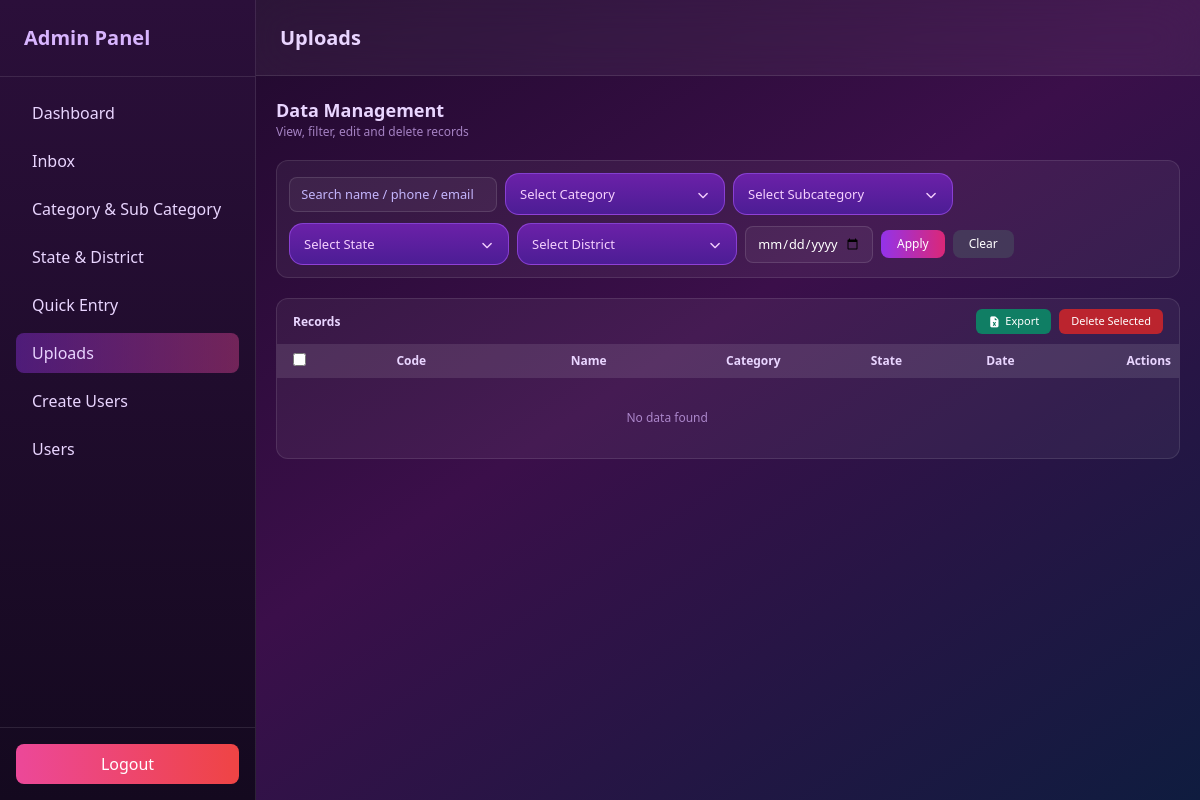
The page /list/ (signed in) on the database as committed earlier.
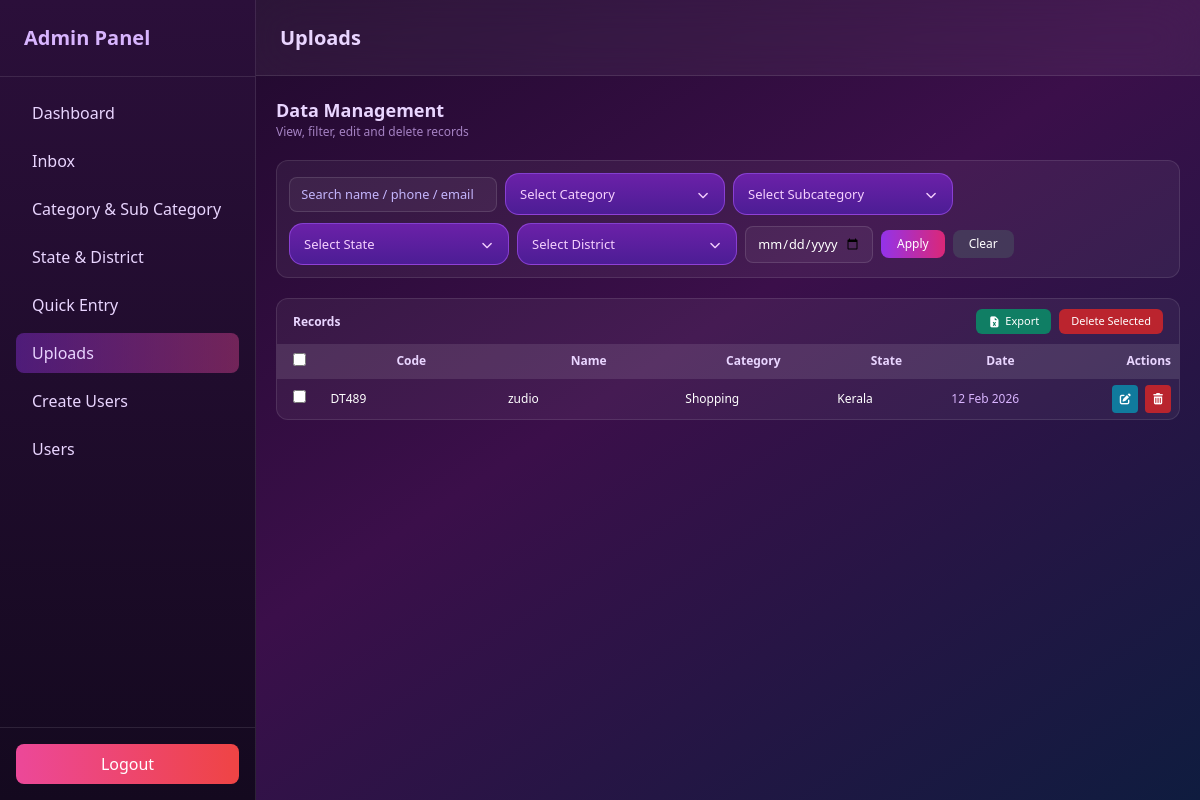
The same page on the database as committed later.
### data/models.py (models this page shows, shortened)
class Data(models.Model):
    id = models.CharField(
        max_length=5,
        primary_key=True,
        editable=False
    )
    name = models.CharField(max_length=100)
    category = models.ForeignKey(Category, on_delete=models.CASCADE, related_name="data")
    subcategory = models.ForeignKey(Subcategory, on_delete=models.CASCADE)
    location = models.CharField(max_length=500)
    state = models.ForeignKey(State, on_delete=models.CASCADE)
    district = models.ForeignKey(District, on_delete=models.CASCADE)
    phone = models.CharField(max_length=100)
    email = models.CharField(max_length=100)
    remarks = models.TextField(blank=True, null=True)
    data_given = models.CharField(max_length=500)
    staff = models.CharField(max_length=500)
    user = models.CharField(max_length=500)
    source = models.CharField(max_length=500)
    paid = models.BooleanField(default=False)  # ⬅️ checkbox
    created_at = models.DateTimeField(auto_now_add=True)
    class Data(models.Model):
        id = models.CharField(
            max_length=5,
            primary_key=True,
            editable=False
        )
        name = models.CharField(max_length=100)
        category = models.ForeignKey(Category, on_delete=models.CASCADE, related_name="data")
        subcategory = models.ForeignKey(Subcategory, on_delete=models.CASCADE)
        location = models.CharField(max_length=500)
        state = models.ForeignKey(State, on_delete=models.CASCADE)
        district = models.ForeignKey(District, on_delete=models.CASCADE)
        phone = models.CharField(max_length=100)
        email = models.CharField(max_length=100)
        remarks = models.TextField(blank=True, null=True)
        data_given = models.CharField(max_length=500)
        staff = models.CharField(max_length=500)
        user = models.CharField(max_length=500)
        source = models.CharField(max_length=500, blank=True, null=True)
        paid = models.BooleanField(default=False)  # ⬅️ checkbox
        created_at = models.DateTimeField(auto_now_add=True)

class Category(models.Model):
    id = models.CharField(
        max_length=5,  # C + 4 chars max
        primary_key=True,
        editable=False
    )
    name = models.CharField(max_length=100)
    created_at = models.DateTimeField(auto_now_add=True)

class State(models.Model):
    id = models.CharField(
        max_length=5,      # ST + 3 chars OR S + 4 chars (your choice)
        primary_key=True,
        editable=False
    )
    name = models.CharField(max_length=100)
    created_at = models.DateTimeField(auto_now_add=True)

### data/views.py (the view, shortened to what this page needs)
# urls.py: path("list/", views.data_list, name="data_list"),
@never_cache
@login_required(login_url='/login/')
@user_passes_test(lambda u: u.is_superuser)
def data_list(request):
    qs = Data.objects.select_related(
        "category", "subcategory", "state", "district"
    ).order_by("-created_at")
    search = request.GET.get("search", "").strip()
    category = request.GET.get("category")
    subcategory = request.GET.get("subcategory")
    state = request.GET.get("state")
    district = request.GET.get("district")
    date = request.GET.get("date")
    if category:
        qs = qs.filter(category_id=category)
    if subcategory and category:
        qs = qs.filter(subcategory_id=subcategory)
    if state:
        qs = qs.filter(state_id=state)
    if district and state:
        qs = qs.filter(district_id=district)
    if date:
        qs = qs.filter(created_at__date=date)
    return render(request, "uploads.html", {
        "data_list": qs,
        "categories": Category.objects.all(),
        "subcategories": Subcategory.objects.all(),
        "states": State.objects.all(),
        "districts": District.objects.all(),
    })

### data/templates/uploads.html (shortened to what this page needs)
{% load custom_filters %}
<!DOCTYPE html>
<html lang="en">
<head>
  <script src="https://cdn.tailwindcss.com"></script>
    <link rel="stylesheet" href="https://cdnjs.cloudflare.com/ajax/libs/font-awesome/7.0.1/css/all.min.css" />
</head>
<body class="min-h-screen flex text-white bg-gradient-to-br from-[#1a0826] via-[#3b0f4a] to-[#0f1c3f]">
<aside class="w-64 hidden md:flex flex-col h-screen sticky top-0
bg-gradient-to-b from-[#2b0f3a] to-[#14091f]
border-r border-white/10">
  <div class="p-6 text-xl font-bold text-purple-300 border-b border-white/10">
    Admin Panel
  </div>
  <nav class="flex-1 p-4 space-y-2 text-purple-200">
   <a href="{% url 'dashboard' %}" class="flex items-center gap-3 px-4 py-2 rounded-lg hover:bg-white/10">
      Dashboard
    </a>
      <a href="{% url 'inbox' %}" class="flex items-center gap-3 px-4 py-2 rounded-lg hover:bg-white/10">
     Inbox
    </a>
    <a href="{% url 'category' %}" class="flex items-center gap-3 px-4 py-2 rounded-lg hover:bg-white/10">
      Category & Sub Category
    </a>
    <a href="{% url 'state_district' %}" class="flex items-center gap-3 px-4 py-2 rounded-lg hover:bg-white/10">
     State & District
    </a>
    <a href="{% url 'data' %}" class="flex items-center gap-3 px-4 py-2 rounded-lg hover:bg-white/10">
     Quick Entry
    </a>
      <a href="{% url 'data_list' %}" class="flex items-center gap-3 px-4 py-2 rounded-lg
              bg-gradient-to-r from-purple-600/40 to-pink-500/40">
    Uploads
    </a>
      <a href="{% url 'usercreate' %}" class="flex items-center gap-3 px-4 py-2 rounded-lg hover:bg-white/10">
   Create Users
    </a>
       <a href="{% url 'userlist' %}" class="flex items-center gap-3 px-4 py-2 rounded-lg hover:bg-white/10">
   Users
    </a>
  </nav>
  <div class="p-4 border-t border-white/10">
    <a href="{% url 'superuser_logout' %}"
       class="block text-center bg-gradient-to-r from-pink-500 to-red-500
              text-white py-2 rounded-lg hover:opacity-90">
      Logout
    </a>
  </div>
</aside>
<div class="flex-1 flex flex-col">
<header class="px-6 h-[4.78rem] flex justify-between items-center
bg-white/5 backdrop-blur-xl border-b border-white/10">
  <h1 class="text-xl font-semibold text-purple-200">Uploads</h1>
</header>
<main class="p-5 max-w-5xl mx-auto space-y-5">
  <div>
    <h2 class="text-lg font-semibold text-purple-200">Data Management</h2>
    <p class="text-xs text-purple-300/70">
      View, filter, edit and delete records
    </p>
  </div>
<form method="GET"
      class="bg-white/5 border border-white/10 rounded-xl
             p-3 flex flex-wrap gap-2 items-center relative z-20">
  <input type="text" name="search" value="{{ request.GET.search }}"
         placeholder="Search name / phone / email"
         class="input-sm w-52 flex-shrink-0">
<div class="dropdown sm:w-36 flex-shrink-0">
  <button type="button"
          class="dropdown-btn"
          onclick="toggleDropdown('catMenu','catIcon')">
    <span id="catLabel" data-default="Select Category">
</span>
    <i id="catIcon" class="fa-solid fa-chevron-down chevron"></i>
  </button>
</div>
<div class="dropdown sm:w-36 flex-shrink-0">
  <button type="button" class="dropdown-btn" onclick="toggleDropdown('subcatMenu','subcatIcon')">
    <span id="subcatLabel">
      {% if request.GET.subcategory %}
        {{ subcategories|get_name_by_id:request.GET.subcategory }}
      {% else %}
        Select Subcategory
      {% endif %}
    </span>
    <i id="subcatIcon" class="fa-solid fa-chevron-down chevron"></i>
  </button>
</div>
<div class="dropdown sm:w-28 flex-shrink-0">
  <button type="button"
          class="dropdown-btn"
          onclick="toggleDropdown('stateMenu','stateIcon')">
    <span id="stateLabel" data-default="Select State">
</span>
    <i id="stateIcon" class="fa-solid fa-chevron-down chevron"></i>
  </button>
</div>
<div class="dropdown sm:w-28 flex-shrink-0">
  <button type="button" class="dropdown-btn" onclick="toggleDropdown('districtMenu','districtIcon')">
    <span id="districtLabel">
      {% if request.GET.district %}
        {{ districts|get_name_by_id:request.GET.district }}
      {% else %}
        Select District
      {% endif %}
    </span>
    <i id="districtIcon" class="fa-solid fa-chevron-down chevron"></i>
  </button>
</div>
  <input type="date" name="date" value="{{ request.GET.date }}"
         class="input-sm w-32 flex-shrink-0">
  <button type="submit"
          class="px-4 py-1.5 rounded-lg text-xs font-medium
                 bg-gradient-to-r from-purple-600 to-pink-600
                 hover:opacity-90 transition flex-shrink-0">
    Apply
  </button>
<button type="button"
        onclick="clearFilters()"
        class="px-4 py-1.5 rounded-lg text-xs font-medium
               bg-gray-600/50 hover:bg-gray-600 transition flex-shrink-0">
  Clear
</button>
</form>
  <form method="POST">
    <div class="bg-white/5 border border-white/10 rounded-xl ">
     <div class="px-4 py-2.5 border-b border-white/10
            flex items-center justify-between">
  <h3 class="text-xs font-semibold text-purple-200">
    Records
  </h3>
  <div class="flex items-center gap-2">
    <a href="{% url 'data_export' %}?{{ request.GET.urlencode }}"
       class="px-3 py-1 text-[11px] rounded-md
              bg-emerald-600/80 hover:bg-emerald-600 transition
              flex items-center gap-1">
      <i class="fa-solid fa-file-excel"></i>
      Export
    </a>
    <button
      onclick="return confirm('Delete selected items?')"
      class="px-3 py-1 text-[11px] rounded-md
             bg-red-600/80 hover:bg-red-600 transition">
      Delete Selected
    </button>
  </div>
</div>
      <div class="overflow-x-auto">
        <table class="w-full table-fixed text-xs">
          <thead class="bg-white/10 text-purple-200">
            <tr>
              <th class="px-2 py-2 w-9 text-center">
                <input type="checkbox" onclick="toggleAll(this)">
              </th>
                 <th class="px-2 py-2 w-[140px]">Code</th>
              <th class="px-2 py-2 w-[140px]">Name</th>
              <th class="px-2 py-2 w-[120px]">Category</th>
              <th class="px-2 py-2 w-[90px]">State</th>
              <th class="px-2 py-2 w-[90px]">Date</th>
              <th class="px-2 py-2 w-[96px] text-right">Actions</th>
            </tr>
          </thead>
          <tbody>
          {% for d in data_list %}
            <tr class="border-t border-white/10 hover:bg-white/5 transition">
              <td class="px-2 py-1.5 text-center">
                <input type="checkbox" name="selected" value="{{ d.id }}">
              </td>
                <td class="px-2 py-1.5 font-medium truncate" title="{{ d.name }}">
               {{ d.id }}
              </td>
              <td class="px-2 py-1.5 font-medium truncate" title="{{ d.name }}">
                {{ d.name }}
              </td>
              <td class="px-2 py-1.5 truncate" title="{{ d.category.name }}">
                {{ d.category.name }}
              </td>
              <td class="px-2 py-1.5 truncate" title="{{ d.state.name }}">
                {{ d.state.name }}
              </td>
              <td class="px-2 py-1.5 text-purple-300">
                {{ d.created_at|date:"d M Y" }}
              </td>
              <td class="px-2 py-1.5 text-right space-x-1">
                <button
  type="button"
  class="p-1.5 rounded bg-cyan-600/80 hover:bg-cyan-600 edit-btn"
  data-id="{{ d.id }}"
  data-name="{{ d.name }}"
  data-phone="{{ d.phone }}"
  data-email="{{ d.email }}"
  data-location="{{ d.location }}"
  data-data_given="{{ d.data_given }}"
  data-staff="{{ d.staff }}"
  data-user="{{ d.user }}"
  data-remarks="{{ d.remarks }}"
  data-source="{{ d.source }}"
  data-paid="{{ d.paid|yesno:'true,false' }}"
  data-category="{{ d.category_id|default:'' }}"
  data-subcategory="{{ d.subcategory_id|default:'' }}"
  data-state="{{ d.state_id|default:'' }}"
  data-district="{{ d.district_id|default:'' }}"
>
  <i class="fa-solid fa-pen-to-square text-[11px]"></i>
</button>
                <button
                  name="delete_id"
                  value="{{ d.id }}"
                  onclick="return confirm('Delete this item?')"
                  class="p-1.5 rounded bg-red-600/80 hover:bg-red-600">
                  <i class="fa-solid fa-trash-can text-[11px]"></i>
                </button>
              </td>
            </tr>
          {% empty %}
            <tr>
              <td colspan="6"
                class="px-6 py-8 text-center text-purple-300/70">
                No data found
              </td>
            </tr>
          {% endfor %}
          </tbody>
        </table>
      </div>
    </div>
  </form>
</main>
</div>
</body>
</html>

### data/templates/uploads.html (style rules this page uses)
.input-sm { width:100%; background:rgba(255,255,255,.05); border:1px solid rgba(255,255,255,.12); border-radius:.5rem; padding:.45rem .7rem; font-size:.8rem; color:white; outline:none; }
.input-sm::placeholder { color:#c4b5fd }
.dropdown { position: relative; width: 100%; max-width: 220px; z-index: 50; }
.dropdown-btn { width: 100%; height: 42px; background: linear-gradient(180deg, #6b21a8, #4c1d95); border: 1px solid rgba(168, 85, 247, 0.6); color: #f5d0fe; padding: 0 14px; border-radius: 14px; font-size: 13px; display: flex; align-items: center; justify-content: space-between; cursor: pointer; transition: 0.2s ease; }
.chevron { transition: transform 0.2s ease; font-size: 11px; }

Rows that differ between the two databases and show on the page:
added Data: id "DT489", name "zudio", category.name "Shopping", state.name "Kerala", created_at "12 Feb 2026"
Other text that changed with them:
text no longer shown: "No data found"
